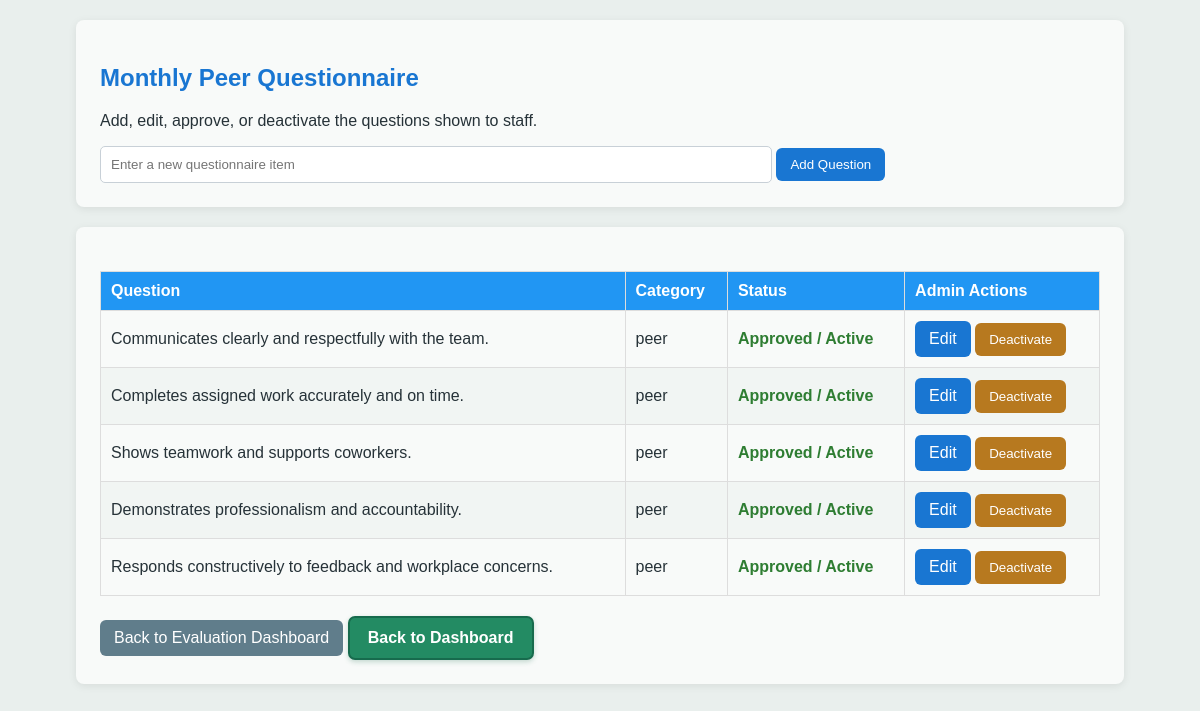
The app's page /manage_questions (signed in) with its own data.
### models.py (models this page shows)
class EvaluationQuestion(db.Model):
    __tablename__ = "evaluation_questions"
    id = db.Column(db.Integer, primary_key=True)
    text = db.Column(db.String(255), nullable=False)
    category = db.Column(db.String(50), nullable=False, default="core")
    is_active = db.Column(db.Boolean, nullable=False, default=True)
    created_at = db.Column(db.DateTime, default=datetime.utcnow)

### hris.py (the view, shortened to what this page needs)
@app.route('/manage_questions', methods=['GET','POST'])
@login_required
def manage_questions():
    if current_user.role.lower() != "admin":
        flash("❌ Access denied. Admins only.", "danger")
        return redirect(url_for('login'))
    ensure_peer_questions()
    questions = EvaluationQuestion.query.order_by(EvaluationQuestion.id).all()
    return render_template("manage_questions.html", questions=questions)

### hris.py (called while the page is built, shortened)
def ensure_peer_questions():
    if not EvaluationQuestion.query.first():
        for text in DEFAULT_PEER_QUESTIONS:
            db.session.add(EvaluationQuestion(text=text, category="peer", is_active=True))
        db.session.commit()

@login_manager.user_loader
def load_user(user_id):
    return db.session.get(Employee, int(user_id))

@app.before_request
def check_authentication():
    exempt_routes = ['login', 'register', 'static']
    if not current_user.is_authenticated and request.endpoint not in exempt_routes:
        return redirect(url_for('login'))

@app.before_request
def check_lunch_resume():
    now = datetime.now()

### templates/manage_questions.html (shortened to what this page needs)
<!DOCTYPE html>
<html lang="en">
<head>
    <link rel="stylesheet" href="{{ url_for('static', filename='soft_theme.css') }}">
</head>
<body>
    <div class="card">
        <h2>Monthly Peer Questionnaire</h2>
        <p>Add, edit, approve, or deactivate the questions shown to staff.</p>
        <form method="POST">
            <input type="text" name="question_text" placeholder="Enter a new questionnaire item" required>
            <button type="submit" class="btn">Add Question</button>
        </form>
    </div>
    <div class="card">
        <table>
            <thead><tr><th>Question</th><th>Category</th><th>Status</th><th>Admin Actions</th></tr></thead>
            <tbody>
            {% for question in questions %}
                <tr>
                    <td>{{ question.text }}</td>
                    <td>{{ question.category }}</td>
                    <td class="{{ 'status-active' if question.is_active else 'status-inactive' }}">
                        {{ 'Approved / Active' if question.is_active else 'Inactive / Not approved' }}
                    </td>
                    <td>
                        <a href="{{ url_for('edit_question', id=question.id) }}" class="btn">Edit</a>
                        <form method="POST" action="{{ url_for('toggle_question', id=question.id) }}">
                            <button type="submit" class="btn {{ 'btn-warning' if question.is_active else 'btn-muted' }}">
                                {{ 'Deactivate' if question.is_active else 'Approve' }}
                            </button>
                        </form>
                    </td>
                </tr>
            {% else %}
                <tr><td colspan="4">No questionnaire items yet.</td></tr>
            {% endfor %}
            </tbody>
        </table>
        <a href="{{ url_for('evaluation_dashboard') }}" class="btn btn-muted" style="margin-top:20px;">Back to Evaluation Dashboard</a>
        <a href="{{ url_for('dashboard_admin') }}" class="dashboard-back-link" style="margin-top:20px;">Back to Dashboard</a>
    </div>
</body>
</html>

### static/soft_theme.css (style rules this page uses)
body { background-color: #e9efed !important; color: #263238; }
.dashboard-back-link { display: inline-flex; align-items: center; gap: 8px; padding: 11px 18px; border: 2px solid #176b4d; border-radius: 7px; background: #238b63; color: #ffffff !important; font-weight: 700; text-decoration: none !important; box-shadow: 0 2px 5px rgba(23, 107, 77, 0.24); transition: background-color 0.2s ease, transform 0.2s ease; }
.card, .section, .profile, .profile-card, .tab-content, .payslip-card, form { background-color: #f8faf9; }
tr:nth-child(even) { background-color: #f1f5f3; }

### templates/manage_questions.html (style rules this page uses)
body { font-family: Arial, sans-serif; background:#f4f7f6; margin:0; padding:20px; color:#263238; }
.card { max-width:1000px; margin:0 auto 20px; background:#fff; padding:24px; border-radius:8px; box-shadow:0 2px 8px rgba(0,0,0,.08); }
h2 { color:#1976d2; }
input { padding:10px; border:1px solid #c8d0d7; border-radius:5px; width:65%; }
table { width:100%; border-collapse:collapse; margin-top:20px; }
th, td { border:1px solid #ddd; padding:10px; text-align:left; }
th { background:#2196f3; color:#fff; }
.btn { display:inline-block; padding:9px 14px; border:0; border-radius:6px; background:#1976d2; color:#fff; text-decoration:none; cursor:pointer; }
.btn-warning { background:#b7791f; }
.btn-muted { background:#607d8b; }
.status-active { color:#2e7d32; font-weight:700; }
form { display:inline; }

### records on screen
EvaluationQuestion: text "Communicates clearly and respectfully with the team.", category "peer", is_active "Approved / Active", is_active "Deactivate"
EvaluationQuestion: text "Completes assigned work accurately and on time.", category "peer", is_active "Approved / Active", is_active "Deactivate"
EvaluationQuestion: text "Shows teamwork and supports coworkers.", category "peer", is_active "Approved / Active", is_active "Deactivate"
EvaluationQuestion: text "Demonstrates professionalism and accountability.", category "peer", is_active "Approved / Active", is_active "Deactivate"
EvaluationQuestion: text "Responds constructively to feedback and workplace concerns.", category "peer", is_active "Approved / Active", is_active "Deactivate"
